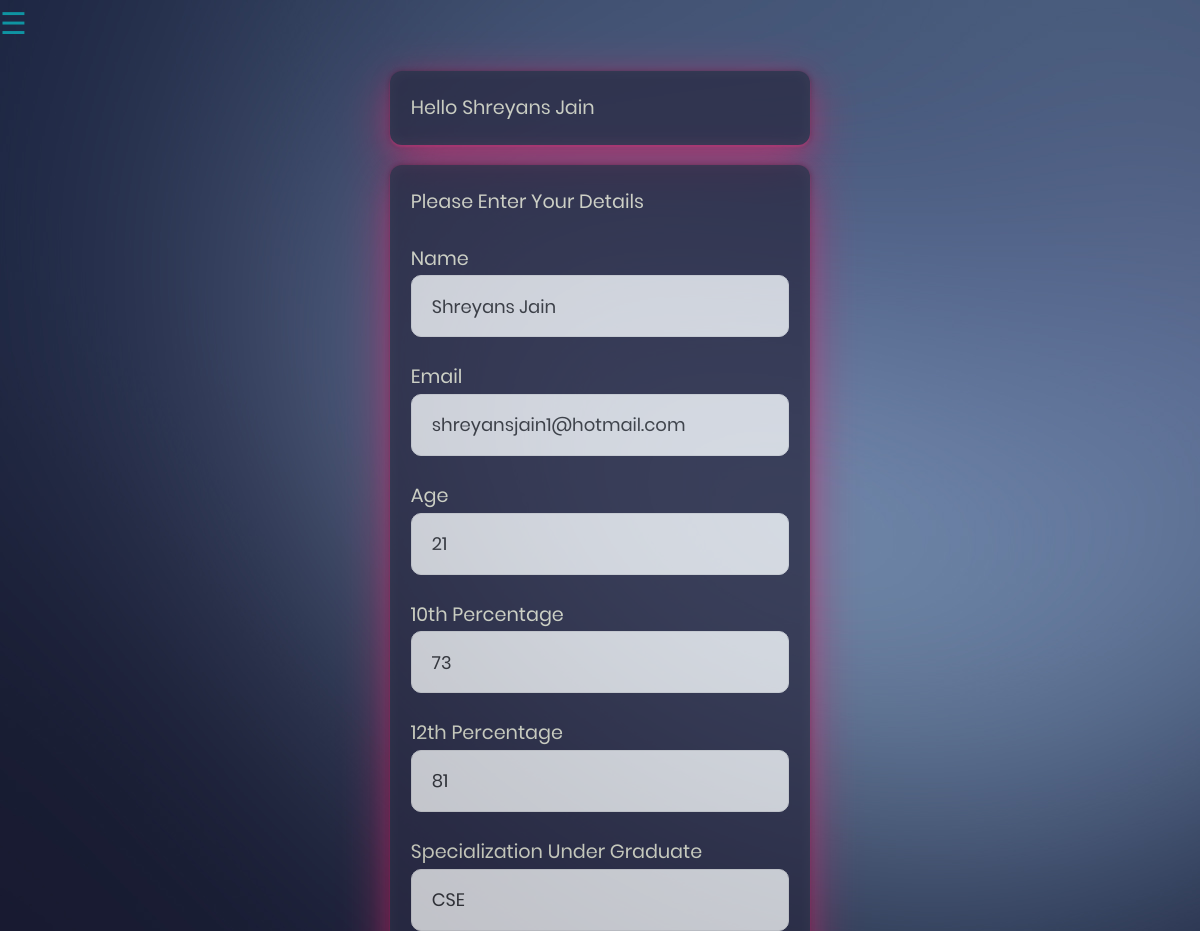
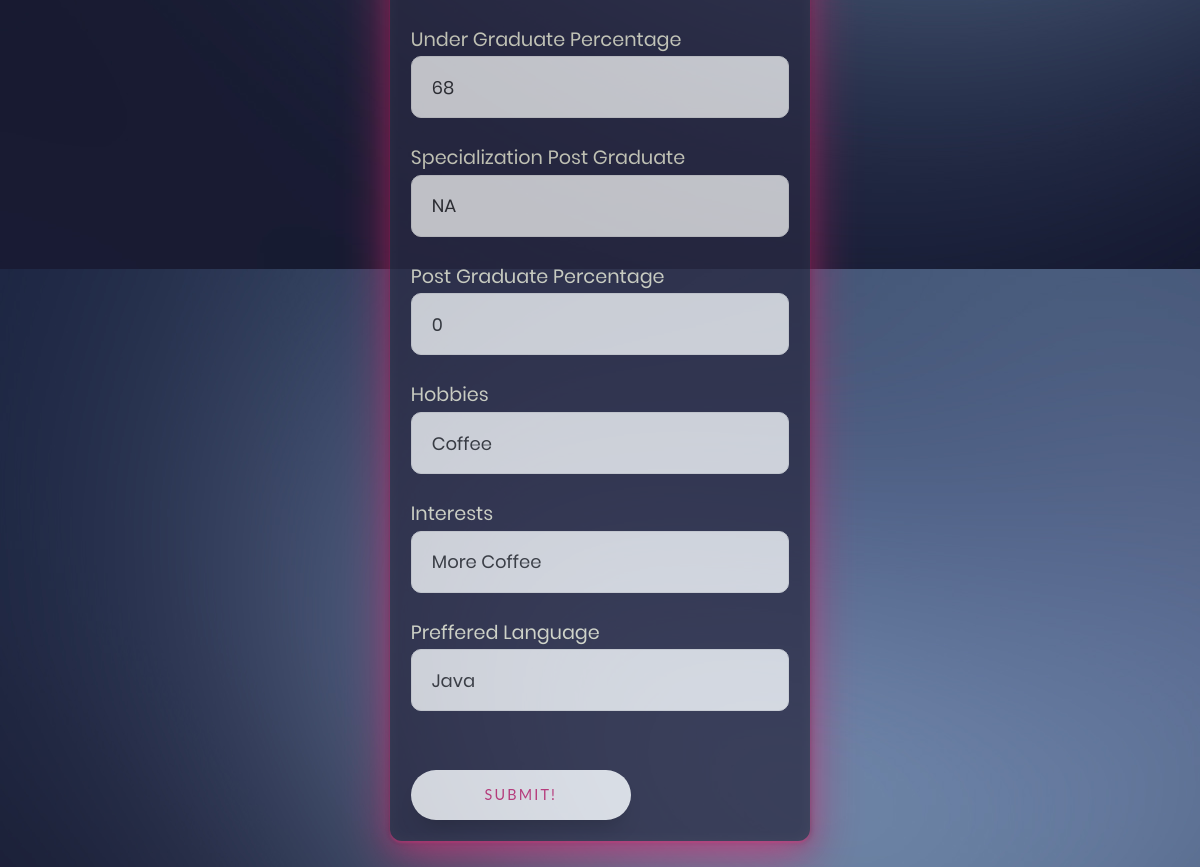
The app's page /user_det.php (signed in) with its own data (2 pictures, top to bottom).
### tables this page shows
CREATE TABLE `user` (
  `username` varchar(255) NOT NULL,
  `name` varchar(25) NOT NULL,
  `email` varchar(30) NOT NULL,
  `age` int(2) NOT NULL,
  `perc_x` float NOT NULL,
  `perc_xii` float NOT NULL,
  `spl_ug` varchar(30) NOT NULL,
  `perc_ug` float NOT NULL,
  `spl_pg` varchar(30) NOT NULL,
  `perc_pg` float NOT NULL,
  `hobs` varchar(50) NOT NULL,
  `intrst` varchar(50) NOT NULL,
  `pref_lang` varchar(15) NOT NULL,
  `time` timestamp NOT NULL DEFAULT current_timestamp()
);

### user_det.php (the view, shortened to what this page needs)
<?php
$user = $_SESSION['login_user'];
$connect_db = mysqli_connect("localhost","root","") or die("Cannot connect to server");
mysqli_select_db($connect_db,"jobfit") or die("Cannot connect to the database");
$query = mysqli_query($connect_db,"select * from user where username='$user'");
$row = mysqli_fetch_array($query);
?>
<!DOCTYPE html>
<html >
	<head>
	  	<link rel="stylesheet" type="text/css" href="vendor/bootstrap/css/bootstrap.min.css">
	  	<link rel="stylesheet" type="text/css" href="fonts/font-awesome-4.7.0/css/font-awesome.min.css">
	  	<link rel="stylesheet" type="text/css" href="fonts/Linearicons-Free-v1.0.0/icon-font.min.css">
	  	<link rel="stylesheet" type="text/css" href="vendor/animate/animate.css">
	  	<link rel="stylesheet" type="text/css" href="vendor/css-hamburgers/hamburgers.min.css">
	  	<link rel="stylesheet" type="text/css" href="vendor/animsition/css/animsition.min.css">
	  	<link rel="stylesheet" type="text/css" href="vendor/select2/select2.min.css">
	  	<link rel="stylesheet" type="text/css" href="vendor/daterangepicker/daterangepicker.css">
	  	<link rel="stylesheet" type="text/css" href="css/util.css">
	  	<link rel="stylesheet" type="text/css" href="css/main.css">
	  	<link rel="stylesheet" href="cssOpt/style_store_det.css">
	  	<link rel="stylesheet" href="https://cdnjs.cloudflare.com/ajax/libs/normalize/5.0.0/normalize.min.css">
	    <link rel="stylesheet" href="cssOpt/style_store_det.css">
	    <link rel="stylesheet" type="text/css" href="cssOpt/sidenav.css">
	</head>
	<body>
	    <span style="font-size:30px;cursor:pointer" onclick="openNav()">&#9776; </span>
	    <div id="main">
	      <div class="rb-box">
	        <p>Hello <?=$row['name']?></p>
	      </div>
	      <form class="login100-form validate-form flex-sb flex-w" action='edit_user_det.php' method="post">
	        <div class="rb-box">
	          <p>Please Enter Your Details</p>
	          <br>
	          <p>Name</p>
	          <div class="wrap-input100 validate-input">
	            <input class="input100" type="text" name="name" placeholder="Name" value="<?=$row['name']?>">
	          </div>
	          <br>
	          <p>Email</p>
	          <div class="wrap-input100 validate-input">
	            <input class="input100" type="email" name="email" placeholder="Email" value="<?=$row['email']?>">
	          </div>
	          <br>
	          <p>Age</p>
	          <div class="wrap-input100 validate-input">
	            <input class="input100" type="text" name="age" placeholder="Age" value="<?=$row['age']?>">
	          </div>
	          <br>
	          <p>10th Percentage</p>
	          <div class="wrap-input100 validate-input">
	            <input class="input100" type="text" name="perc_x" placeholder="10th Percentage" value="<?=$row['perc_x']?>">
	          </div>
	          <br>
	          <p>12th Percentage</p>
	          <div class="wrap-input100 validate-input">
	            <input class="input100" type="text" name="perc_xii" placeholder="12th Percentage" value="<?=$row['perc_xii']?>">
	          </div>
	          <br>
	          <p>Specialization Under Graduate</p>
	          <div class="wrap-input100 validate-input">
	            <input class="input100" type="text" name="spl_ug" placeholder="Specialization UnderGrad" value="<?=$row['spl_ug']?>">
	          </div>
	          <br>
	          <p>Under Graduate Percentage</p>
	          <div class="wrap-input100 validate-input">
	            <input class="input100" type="text" name="perc_ug" placeholder="Undergrad Percentage" value="<?=$row['perc_ug']?>">
	          </div>
	          <br>
	          <p>Specialization Post Graduate</p>
	          <div class="wrap-input100 validate-input">
	            <input class="input100" type="text" name="spl_pg" placeholder="Specialization PostGrad" value="<?=$row['spl_pg']?>">
	          </div>
	          <br>
	          <p>Post Graduate Percentage</p>
	          <div class="wrap-input100 validate-input">
	            <input class="input100" type="text" name="perc_pg" placeholder="Postgrad Percentage" value="<?=$row['perc_pg']?>">
	          </div>
	          <br>
	          <p>Hobbies</p>
	          <div class="wrap-input100 validate-input">
	            <input class="input100" type="text" name="hobs" placeholder="Hobbies" value="<?=$row['hobs']?>">
	          </div>
	          <br>
	          <p>Interests</p>
	          <div class="wrap-input100 validate-input">
	            <input class="input100" type="text" name="intrst" placeholder="Interests" value="<?=$row['intrst']?>">
	          </div>
	          <br>
	          <p>Preffered Language</p>
	          <div class="wrap-input100 validate-input">
	            <input class="input100" type="text" name="pref_lang" placeholder="Preffered Language" value="<?=$row['pref_lang']?>">
	          </div>
	          <br>
	          <div class="container-login100-form-btn m-t-17"  align: center>
	            <button class="button trigger">Submit!</button>
	          </div>
	        </div>
	      </form>
	    </div>
	</body>
</html>

### css/main.css (style rules this page uses)
* { margin : 0; padding : 0; }
body { height: 100vh; background-color: #000; font-family: 'Roboto',sans-serif; background: linear-gradient(180deg,#DB302A 0%,#62186B 100%) no-repeat; }
* { margin: 0px; padding: 0px; box-sizing: border-box; }
body, html { height: 100%; font-family: Poppins-Regular, sans-serif; }
p { font-family: Poppins-Regular; font-size: 14px; line-height: 1.7; color: #666666; margin: 0px; }
input { outline: none; border: none; }
button { outline: none !important; border: none; background: transparent; }
.login100-form { width: 100%; }
.wrap-input100 { width: 100%; position: relative; background-color: #f7f7f7; border: 1px solid #e6e6e6; border-radius: 10px; }
.input100 { font-family: Poppins-Regular; color: #333333; line-height: 1.2; font-size: 18px; display: block; width: 100%; background: transparent; height: 60px; padding: 0 20px; }
.container-login100-form-btn { width: 100%; display: -webkit-box; display: -webkit-flex; display: -moz-box; display: -ms-flexbox; display: flex; flex-wrap: wrap; }
.validate-input { position: relative; }

### cssOpt/style_store_det.css (style rules this page uses)
html, body { min-height: 100%; }
body { font-family: sans-serif; background: #42426b; background-image: url(../images/q6.jpg); color: rgba(0,255,255,.5); }
.rb-box { width: 80%; max-width: 420px; margin: 10px auto; padding: 1.3em; opacity: 0.75; background: #292942; border-radius: .75em; -webkit-filter: drop-shadow(1px 2px 5px rgba(0,0,0,.3)); filter: drop-shadow(1px 2px 5px rgba(0,0,0,.3)); box-shadow: 0 2px 2px rgba(243,49,128,.5), 0 0px 5px rgba(243,49,128,.15), 0 0px 4px rgba(0,0,0,.35), 0 5px 20px rgba(243,49,128,.25), 0 15px 50px rgba(243,49,128,.75), inset 0 0 15px rgba(255,255,255,.05); }
p { font-size: 1.2em; color: beige; }
button { display: inline-block; width: 80%; margin-top: 1.2em; padding: 1em; max-width: 220px; font-size: .9em; color: #D42D78; text-transform: uppercase; text-decoration: none; letter-spacing: .15em; background: white; border: none; outline: none; border-radius: 5em; box-shadow: 0 15px 20px -10px rgba(0, 0, 0, 0.3); transition: color 0.6s, box-shadow 0.3s, transform 0.3s; cursor: pointer; }

### cssOpt/sidenav.css (style rules this page uses)
body { font-family: "Lato", sans-serif; transition: background-color .5s; }
#main { transition: margin-left .5s; padding: 16px; }

### records on screen
user: name "Shreyans Jain", email "shreyansjain1@hotmail.com", age "21", perc_x "73", perc_xii "81", spl_ug "CSE", perc_ug "68", spl_pg "NA", perc_pg "0", hobs "Coffee", intrst "More Coffee", pref_lang "Java"
